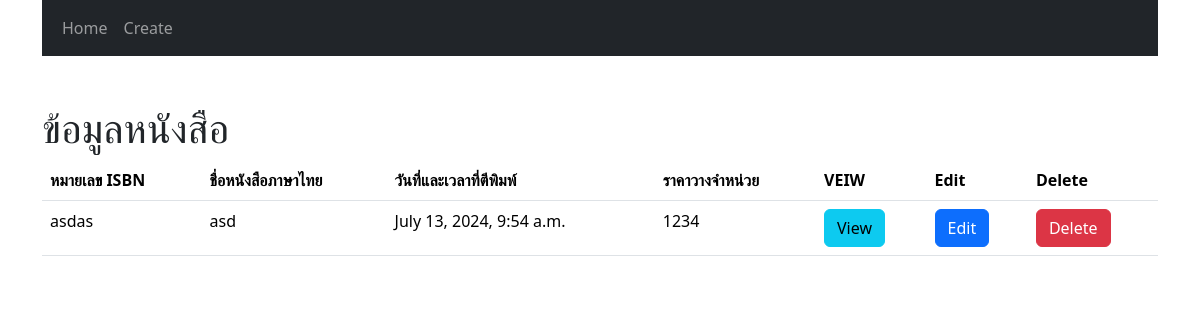
Before: / with the older database file.
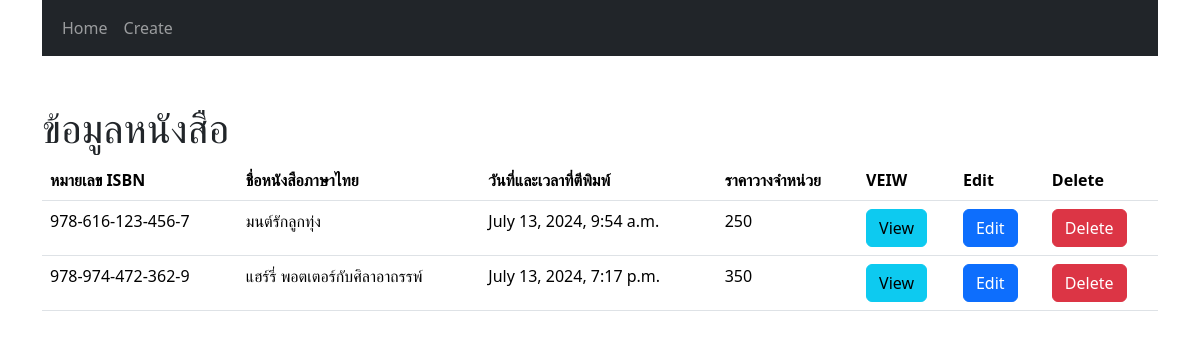
After: the same page with the newer database file.
### bookshop/models.py (models this page shows)
class Book(models.Model):
    book_name_th = models.CharField(max_length=100)
    book_name_en = models.CharField(max_length=100)
    number_si = models.CharField(max_length=100)
    datetime = models.DateTimeField()
    detail_book = models.CharField(max_length=100)
    BOOKSHOP_CHOICES = [
        ("B2S","B2S"),
        ("Inthon","Inthon"),
        ("Se-ed","Se-ed"),
        ("Meb","Meb"),
    ];
    bookshop = models.CharField(
        max_length=20,
        choices=BOOKSHOP_CHOICES,
        default="B2S"
    )
    sale_book = models.IntegerField()
    created_date = models.DateTimeField(auto_now_add=True)
    updated_date = models.DateTimeField(auto_now_add=True)

### bookshop/views.py (the view)
# urls.py: 2. Add a URL to urlpatterns:  path('', views.home, name='home')
def home(request):
    book = Book.objects.all()
    return render(request, 'index.html', {'book': book})

### bookshop/templates/index.html (shortened to what this page needs)
<!DOCTYPE html>
<html lang="en">
<head>
  <link href="https://cdn.jsdelivr.net/npm/bootstrap@5.3.2/dist/css/bootstrap.min.css" rel="stylesheet"
 />
</head>
<body>
  <header class="container">
    <nav class="navbar navbar-expand-md navbar-dark  bg-dark">
      <div class="container-fluid">
        <div class="collapse navbar-collapse">
          <ul class="navbar-nav me-auto mb-2 mb-md-0">
            <li class="nav-item">
              <a class="nav-link" href="/">Home</a>
            </li>
            <li class="nav-item">
              <a class="nav-link" href="create/">Create</a>
            </li>
          </ul>
        </div>
      </div>
    </nav>
  </header>
  <main class="container my-5">
    <h1>ข้อมูลหนังสือ</h1>
    <table class="table">
      <thead>
        <tr>
          <th scope="col">หมายเลข ISBN</th>
          <th scope="col">ชื่อหนังสือภาษาไทย</th>
          <th scope="col">วันที่และเวลาที่ตีพิมพ์</th>
          <th scope="col">ราคาวางจำหน่วย</th>
          <th scope="col">VEIW</th>
          <th scope="col">Edit</th>
          <th scope="col">Delete</th>
        </tr>
      </thead>
      <tbody>
        {% for book in book %}
        <tr>
          <td>{{book.number_si}}</td>
          <td>{{book.book_name_th}}</td>
          <td>{{book.datetime}}</td>
          <td>{{book.sale_book}}</td>
          <td>
            <a href="view/{{book.id}}" class="btn btn-info">View</a>
          <td>
            <a href="edit/{{book.id}}" class="btn btn-primary">Edit</a>
          </td>
          <td>
            <a href="delete/{{book.id}}" class="btn btn-danger">Delete</a>
          </td>
        </tr>
        {% endfor %}
      </tbody>
    </table>
  </main>
</body>
</html>

Changed rows visible on the page:
changed Book: number_si "asdas" → "978-616-123-456-7"; book_name_th "asd" → "มนต์รักลูกทุ่ง"; sale_book "1234" → "250"
added Book: number_si "978-974-472-362-9", book_name_th "แฮร์รี่ พอตเตอร์กับศิลาอาถรรพ์", datetime "July 13, 2024, 7:17 p.m.", sale_book "350"
